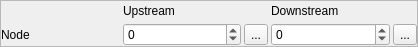
<?xml version="1.0" encoding="UTF-8"?>
<ui version="4.0">
 <class>Form_subwidget</class>
 <widget class="QWidget" name="Form_subwidget">
  <property name="geometry">
   <rect>
    <x>0</x>
    <y>0</y>
    <width>418</width>
    <height>47</height>
   </rect>
  </property>
  <property name="windowTitle">
   <string>Form</string>
  </property>
  <layout class="QVBoxLayout" name="verticalLayout">
   <property name="leftMargin">
    <number>0</number>
   </property>
   <property name="topMargin">
    <number>0</number>
   </property>
   <property name="rightMargin">
    <number>0</number>
   </property>
   <property name="bottomMargin">
    <number>0</number>
   </property>
   <item>
    <widget class="QFrame" name="frame_3">
     <property name="frameShape">
      <enum>QFrame::StyledPanel</enum>
     </property>
     <property name="frameShadow">
      <enum>QFrame::Raised</enum>
     </property>
     <layout class="QGridLayout" name="gridLayout_3">
      <property name="leftMargin">
       <number>0</number>
      </property>
      <property name="topMargin">
       <number>0</number>
      </property>
      <property name="rightMargin">
       <number>0</number>
      </property>
      <property name="bottomMargin">
       <number>0</number>
      </property>
      <property name="spacing">
       <number>3</number>
      </property>
      <item row="1" column="4">
       <widget class="QToolButton" name="toolButton_pickav">
        <property name="text">
         <string>...</string>
        </property>
        <property name="icon">
         <iconset>
          <normaloff>:/plugins/Lamia/icons/select.png</normaloff>:/plugins/Lamia/icons/select.png</iconset>
        </property>
       </widget>
      </item>
      <item row="0" column="1">
       <widget class="QLabel" name="label_5">
        <property name="text">
         <string>Upstream</string>
        </property>
       </widget>
      </item>
      <item row="1" column="0">
       <widget class="QLabel" name="label_9">
        <property name="text">
         <string>Node</string>
        </property>
       </widget>
      </item>
      <item row="1" column="3">
       <widget class="QSpinBox" name="spinBox_lk_noeud2">
        <property name="minimum">
         <number>-1</number>
        </property>
        <property name="maximum">
         <number>999999</number>
        </property>
       </widget>
      </item>
      <item row="1" column="1">
       <widget class="QSpinBox" name="spinBox_lk_noeud1">
        <property name="minimum">
         <number>-1</number>
        </property>
        <property name="maximum">
         <number>999999</number>
        </property>
       </widget>
      </item>
      <item row="0" column="3">
       <widget class="QLabel" name="label_7">
        <property name="text">
         <string>Downstream</string>
        </property>
       </widget>
      </item>
      <item row="1" column="2">
       <widget class="QToolButton" name="toolButton_pickam">
        <property name="text">
         <string>...</string>
        </property>
        <property name="icon">
         <iconset>
          <normaloff>:/plugins/Lamia/icons/select.png</normaloff>:/plugins/Lamia/icons/select.png</iconset>
        </property>
       </widget>
      </item>
     </layout>
    </widget>
   </item>
  </layout>
 </widget>
 <resources/>
 <connections/>
</ui>
